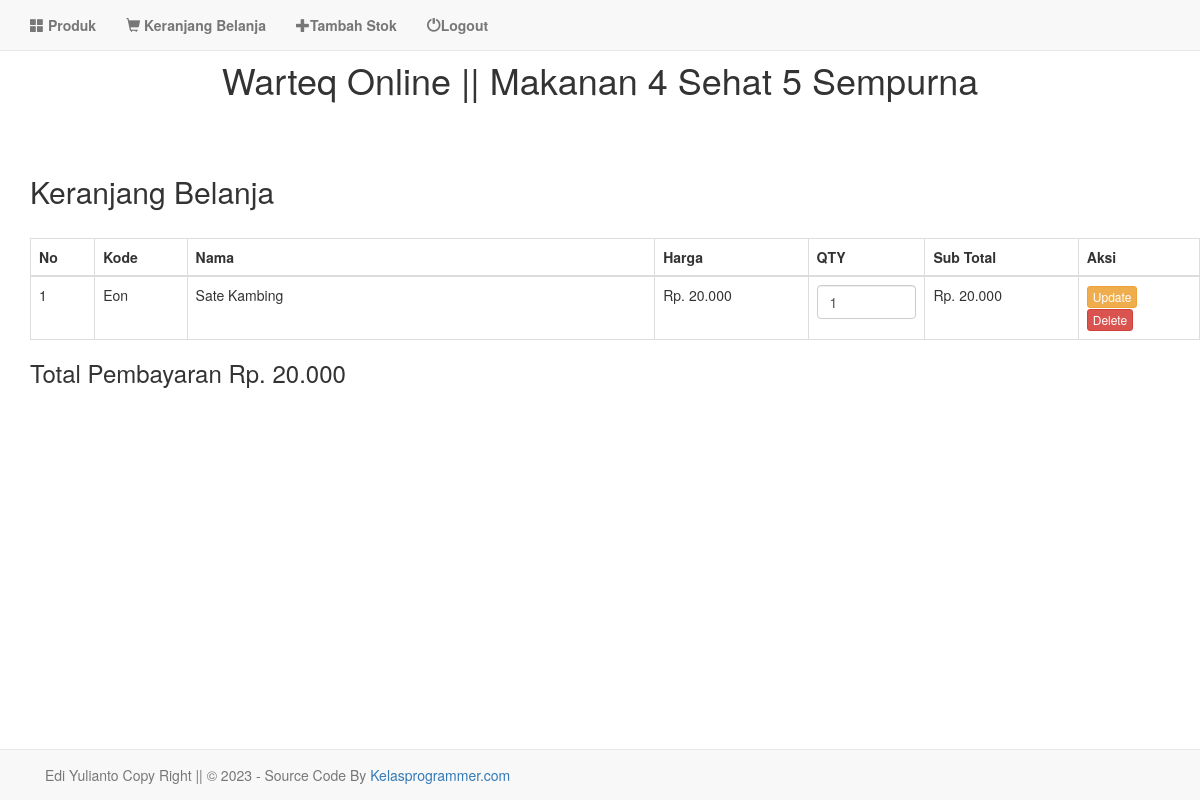
/dashboard.php?halaman=keranjang-belanja&kode_produk=Eon&aksi=tambah_produk&jumlah=1, run on the app's committed database.
### tables this page shows
CREATE TABLE `produk` (
  `id_produk` int(11) NOT NULL,
  `kode_produk` char(3) NOT NULL,
  `nama` varchar(50) NOT NULL,
  `stok` int(11) NOT NULL,
  `harga` bigint(20) NOT NULL,
  `keterangan` text NOT NULL,
  `gambar` varchar(500) NOT NULL
);

### keranjang-belanja.php (the view, shortened to what this page needs)
<!DOCTYPE html>
<html>
<head>
</head>
<body><br><br><center></center>
<link href="//maxcdn.bootstrapcdn.com/bootstrap/3.3.0/css/bootstrap.min.css" rel="stylesheet" id="bootstrap-css">
<nav class="navbar navbar-default navbar-fixed-top">
  <div class="container-fluid">
    <div>
      <div class="collapse navbar-collapse" id="myNavbar">
        <ul class="nav navbar-nav">
          <li><a href="dashboard.php?halaman=produk"><strong><span class="glyphicon glyphicon-th-large"></span> Produk</strong></a></li>
          <li><a href="keranjang-belanja.php?halaman=keranjang-belanja"><strong><span class="glyphicon glyphicon-shopping-cart"></span> Keranjang Belanja</strong> </a></li>
            <li><a href="input.php?halaman=keranjang-belanja"><strong><span class="glyphicon glyphicon-plus "> </span>Tambah Stok </strong> </a></li>
            <li><a href="index.php?halaman=keranjang-belanja"><strong><span class=" glyphicon glyphicon-off "> </span>Logout </strong> </a></li>
        </ul>
      </div>
    </div>
  </div>
</nav>
<div class="container" style="margin-top:5px;">
<?php
if (isset($_GET['kode_produk']) && isset($_GET['jumlah'])) {
    $kode_produk=$_GET['kode_produk'];
    include 'database.php';
    $sql= "select * from produk where kode_produk='$kode_produk'";
    $query = mysqli_query($kon,$sql);
}else {
    $kode_produk="";
    $jumlah=0;
}
?>
<div class="row">
    <h2  style="margin-bottom:30px;">Keranjang Belanja</h2>
    <table class="table table-bordered">
        <thead>
        <tr>
            <th>No</th>
            <th>Kode</th>
            <th width="40%">Nama</th>
            <th>Harga</th>
            <th width="10%">QTY</th>
            <th>Sub Total</th>
            <th>Aksi</th>
        </tr>
        </thead>
        <tbody>
        <?php
            $no=0;
            $total=0;
            if(!empty($_SESSION["keranjang_belanja"])):
            foreach ($_SESSION["keranjang_belanja"] as $item):
                $no++;
                $sub_total = $item["jumlah"]*$item['harga'];
                $total+=$sub_total;
        ?>
            <tr>
                <td><?php echo $no; ?></td>
                <td><?php echo $item["kode_produk"]; ?></td>
                <td><?php echo $item["nama_produk"]; ?></td>
                <td>Rp. <?php echo number_format($item["harga"],0,',','.');?> </td>
                <td>
                <input type="number" min="1" value="<?php echo $item["jumlah"]; ?>" class="form-control" id="jumlah<?php echo $no; ?>" name="jumlah[]" >
                </td>
                <td>Rp. <?php echo number_format($sub_total,0,',','.');?> </td>
                <td>
                    <form method="get">
                        <input type="submit" class="btn btn-warning btn-xs" value="Update">
                    </form>
                    <a href="dashboard.php?halaman=keranjang-belanja&kode_produk=<?php echo $item['kode_produk']; ?>&aksi=hapus" class="btn btn-danger btn-xs" role="button">Delete</a>
                </td>
            </tr>
        <?php
            endforeach;
            endif;
        ?>
        </tbody>
    </table>
    <h3>Total Pembayaran Rp. <?php echo number_format($total,0,',','.');?> </h3>
</div>
</div>
</body>
</html>

### data on the page
produk: kode_produk "Eon", nama_produk "Sate Kambing", harga "20.000", jumlah "1"

### other printed values
$total "20.000"
